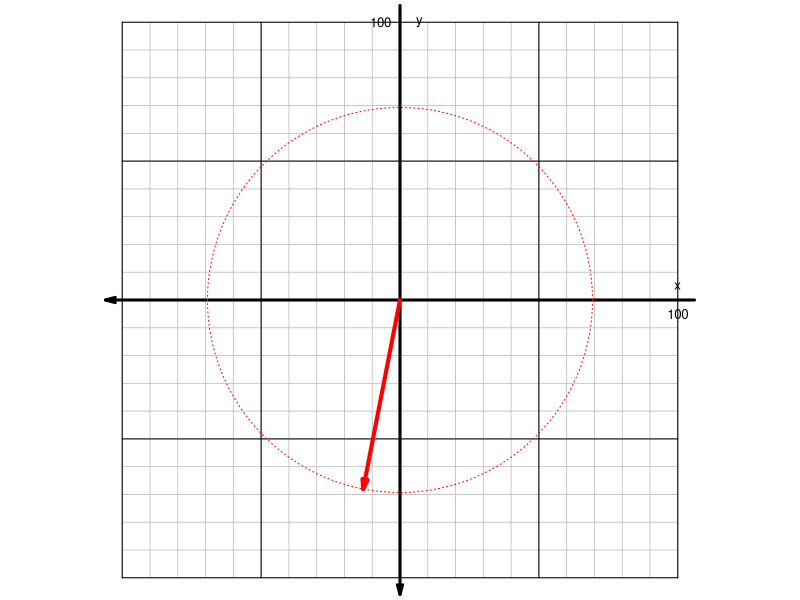
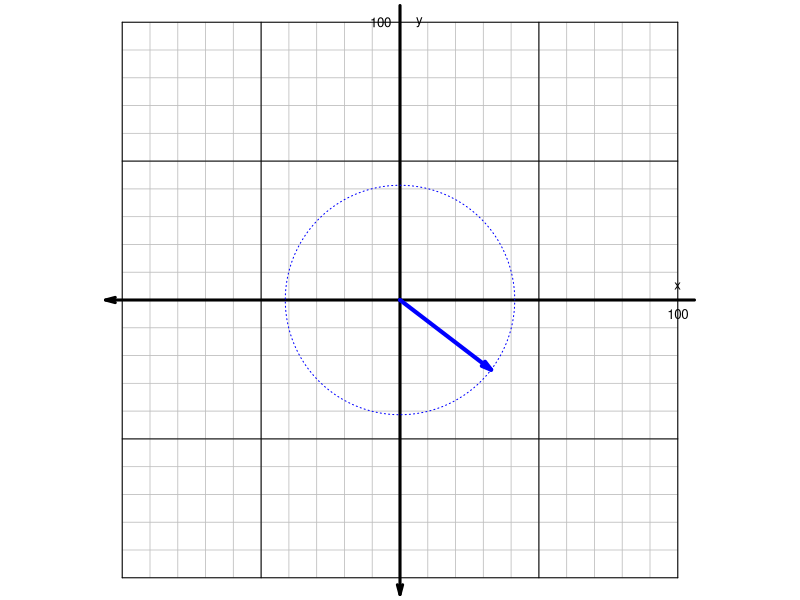
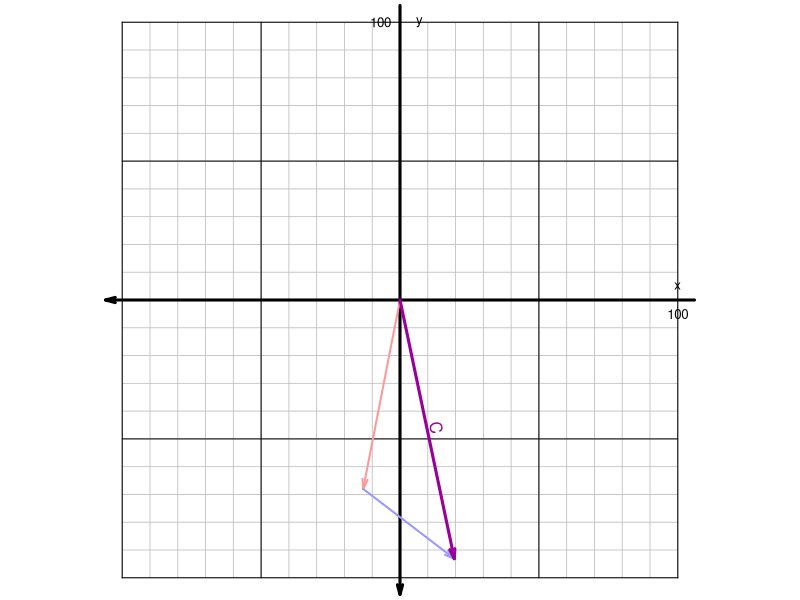

These figures' R source, in order:
## ---- chunk 1
while(T){
    th = signif(runif(2,pi/4,2*pi),3)
    r = signif(runif(2,40,99),3)
    x = r*cos(th)
    y = r*sin(th)
    xc = sum(x)
    yc = sum(y)
    tc = (atan2(yc,xc)+2*pi)%%(2*pi)
    rc = sqrt(xc^2+yc^2)
    if(abs(diff(th))>0.5 && abs(diff(th))<(2*pi-0.5) && abs(pi-abs(diff(th)))>(pi/20) && abs(xc)<100 && abs(yc)<100 && abs(pi/2-th[1]%%(pi/2))>(pi/20) && abs(pi/2-th[2]%%(pi/2))>(pi/20) && abs(pi/2-tc%%(pi/2))>(pi/20) && min(abs(c(xc,yc)))>10 && rc>10){break}
}

ans1 = round(rc,1)
ans2 = round(tc,2)

ach1 = ans1+(0:5-sample(0:5,1))*0.3
ach2 = ans2+(0:5-sample(0:5,1))*0.03

al1 = paste0("* ",ach1,collapse="\n")
al2 = paste0("* ",ach2,collapse="\n")

sol1 = paste0(1*(ans1==ach1),collapse = "")
sol2 = paste0(1*(ans2==ach2),collapse = "")

## ---- chunk 2
par(mar=c(0,0,0,0),pty="s")
plot(0,0,"n",xlim=c(-100,100),ylim=c(-100,100),axes=F,ann=F)
for(i in seq(-100,100,10)){
    lines(c(-100,100),c(i,i),lwd=0.8,col="grey")
    lines(c(i,i),c(-100,100),lwd=0.8,col="grey")
}
for(i in seq(-100,100,50)){
    lines(c(-100,100),c(i,i),lwd=1,col="black")
    lines(c(i,i),c(-100,100),lwd=1,col="black")
}
arrows(-106,0,106,0,0.1,15,1.5,lwd=3)
arrows(0,-106,0,106,0.1,15,1.5,lwd=3)
text(100,-5,"100",cex=0.8)
text(100,5,"x",cex=0.8)
text(-7,100,"100",cex=0.8)
text(7,100,"y",cex=0.8)
arrows(0,0,x[1],y[1],0.1,15,col="red",lwd=4)
ths = seq(0,2*pi,pi/360)
lines(r[1]*cos(ths),r[1]*sin(ths),col="red",lty=3)
th2 = seq(0,th[1],pi/360)
n = length(th2)
angr = 25
# lines(angr*cos(th2),angr*sin(th2),col=rgb(0.7,0.1,0.1),lwd=2)
# arrows(angr*cos(th2[n-1]),angr*sin(th2[n-1]),angr*cos(th2[n]),angr*sin(th2[n]),0.05,20,lwd=2,col=rgb(0.7,0.1,0.1))
angrt = 35
# text(angrt*cos(th[1]/2),angrt*sin(th[1]/2),th[1],srt=(th[1]/2/pi*180+90)%%180-90,col=rgb(0.7,0.1,0.1))

## ---- chunk 3
par(mar=c(0,0,0,0),pty="s")
plot(0,0,"n",xlim=c(-100,100),ylim=c(-100,100),axes=F,ann=F)
for(i in seq(-100,100,10)){
    lines(c(-100,100),c(i,i),lwd=0.8,col="grey")
    lines(c(i,i),c(-100,100),lwd=0.8,col="grey")
}
for(i in seq(-100,100,50)){
    lines(c(-100,100),c(i,i),lwd=1,col="black")
    lines(c(i,i),c(-100,100),lwd=1,col="black")
}
arrows(-106,0,106,0,0.1,15,1.5,lwd=3)
arrows(0,-106,0,106,0.1,15,1.5,lwd=3)
text(100,-5,"100",cex=0.8)
text(100,5,"x",cex=0.8)
text(-7,100,"100",cex=0.8)
text(7,100,"y",cex=0.8)
arrows(0,0,x[2],y[2],0.1,15,col="blue",lwd=4)
ths = seq(0,2*pi,pi/360)
lines(r[2]*cos(ths),r[2]*sin(ths),col="blue",lty=3)
th2 = seq(0,th[2],pi/360)
n = length(th2)
# lines(angr*cos(th2),angr*sin(th2),col=rgb(0.1,0.1,0.7),lwd=2)
# arrows(angr*cos(th2[n-1]),angr*sin(th2[n-1]),angr*cos(th2[n]),angr*sin(th2[n]),0.05,20,lwd=2,col=rgb(0.1,0.1,0.7))
# text(angrt*cos(th[2]/2),angrt*sin(th[2]/2),th[2],srt=(th[2]/2/pi*180+90)%%180-90,col=rgb(0.1,0.1,0.7))

## ---- chunk 4
par(mar=c(0,0,0,0),pty="s")
plot(0,0,"n",xlim=c(-100,100),ylim=c(-100,100),axes=F,ann=F)
for(i in seq(-100,100,10)){
    lines(c(-100,100),c(i,i),lwd=0.8,col="grey")
    lines(c(i,i),c(-100,100),lwd=0.8,col="grey")
}
for(i in seq(-100,100,50)){
    lines(c(-100,100),c(i,i),lwd=1,col="black")
    lines(c(i,i),c(-100,100),lwd=1,col="black")
}
arrows(-106,0,106,0,0.1,15,1.5,lwd=3)
arrows(0,-106,0,106,0.1,15,1.5,lwd=3)
text(100,-5,"100",cex=0.8)
text(100,5,"x",cex=0.8)
text(-7,100,"100",cex=0.8)
text(7,100,"y",cex=0.8)
arrows(0,0,x[1],y[1],0.1,15,col=rgb(1,0.6,0.6),lwd=2,lty = 1)
arrows(x[1],y[1],x[1]+x[2],y[1]+y[2],0.1,15,col=rgb(0.6,0.6,1),lwd=2,lty=1)
arrows(0,0,xc,yc,0.1,15,col=rgb(0.6,0,0.6),lwd=3)
thc = atan2(yc,xc)
text(xc/2,yc/2,"C",srt=(thc*180/pi+90)%%180-90,col=rgb(0.6,0,0.6),adj=c(0.5,-0.2))
